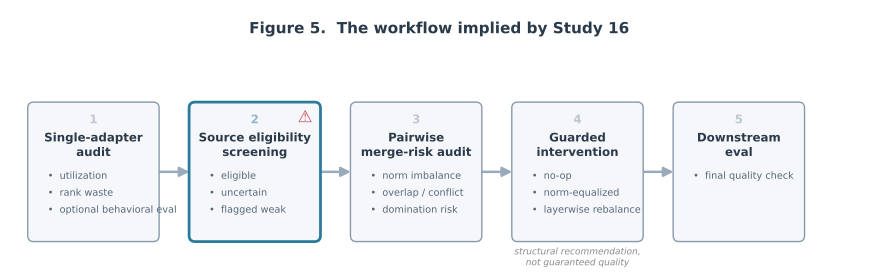

Reproduce this figure in Python.
#!/usr/bin/env python3
"""
Figure 5 — The workflow implied by Study 16.

Left-to-right pipeline diagram showing the staged QA architecture:
single-adapter audit → eligibility screening → pairwise merge-risk audit
→ guarded intervention → downstream eval.

Usage:
    python figures/fig5_workflow.py
    # Produces: figures/fig5_workflow.pdf
    #           figures/fig5_workflow.png
"""

from __future__ import annotations

import matplotlib.pyplot as plt
import matplotlib.patches as mpatches
from matplotlib.patches import FancyBboxPatch

# ---------------------------------------------------------------------------
# Stage definitions
# ---------------------------------------------------------------------------

stages = [
    {
        "title": "Single-adapter\naudit",
        "bullets": ["utilization", "rank waste", "optional behavioral eval"],
        "warning": None,
        "footnote": None,
    },
    {
        "title": "Source eligibility\nscreening",
        "bullets": ["eligible", "uncertain", "flagged weak"],
        "warning": True,
        "footnote": None,
    },
    {
        "title": "Pairwise\nmerge-risk audit",
        "bullets": ["norm imbalance", "overlap / conflict", "domination risk"],
        "warning": None,
        "footnote": None,
    },
    {
        "title": "Guarded\nintervention",
        "bullets": ["no-op", "norm-equalized", "layerwise rebalance"],
        "warning": None,
        "footnote": "structural recommendation,\nnot guaranteed quality",
    },
    {
        "title": "Downstream\neval",
        "bullets": ["final quality check"],
        "warning": None,
        "footnote": None,
    },
]

# ---------------------------------------------------------------------------
# Layout constants
# ---------------------------------------------------------------------------

N = len(stages)
BOX_W = 1.55
BOX_H = 1.65
GAP = 0.55
TOTAL_W = N * BOX_W + (N - 1) * GAP
X_START = 0.3
Y_CENTER = 1.1

# ---------------------------------------------------------------------------
# Colors
# ---------------------------------------------------------------------------

COL_BOX_FACE = "#f5f7fa"
COL_BOX_EDGE = "#8899aa"
COL_TITLE    = "#2a3a4a"
COL_BULLET   = "#556677"
COL_ARROW    = "#99aabb"
COL_WARNING  = "#c44e52"
COL_FOOTNOTE = "#888888"
COL_SCREEN   = "#2a7b9b"

# ---------------------------------------------------------------------------
# Figure
# ---------------------------------------------------------------------------

fig_w = TOTAL_W + 1.2
fig_h = 3.2
fig, ax = plt.subplots(figsize=(fig_w, fig_h))
ax.set_xlim(0, fig_w)
ax.set_ylim(0, fig_h)
ax.set_aspect("equal")
ax.axis("off")

box_positions = []

for i, stage in enumerate(stages):
    x = X_START + i * (BOX_W + GAP)
    y = Y_CENTER - BOX_H / 2

    box_positions.append((x, y))

    # Highlight box 2 (eligibility screening) with a subtle accent border
    edge_color = COL_SCREEN if stage["warning"] else COL_BOX_EDGE
    edge_lw = 2.0 if stage["warning"] else 1.0

    box = FancyBboxPatch(
        (x, y), BOX_W, BOX_H,
        boxstyle="round,pad=0.08",
        facecolor=COL_BOX_FACE, edgecolor=edge_color, linewidth=edge_lw,
        zorder=3,
    )
    ax.add_patch(box)

    # Stage number
    ax.text(
        x + BOX_W / 2, y + BOX_H - 0.15,
        str(i + 1),
        ha="center", va="center", fontsize=8.5,
        color=edge_color, fontweight="bold", alpha=0.5,
    )

    # Title
    ax.text(
        x + BOX_W / 2, y + BOX_H - 0.48,
        stage["title"],
        ha="center", va="center", fontsize=8.5,
        color=COL_TITLE, fontweight="bold",
        linespacing=1.25,
    )

    # Bullets
    bullet_start_y = y + BOX_H - 0.88
    for j, bullet in enumerate(stage["bullets"]):
        by = bullet_start_y - j * 0.22
        ax.text(
            x + 0.18, by,
            f"\u2022  {bullet}",
            ha="left", va="center", fontsize=7,
            color=COL_BULLET,
        )

    # Warning icon for eligibility screening
    if stage["warning"]:
        ax.text(
            x + BOX_W - 0.12, y + BOX_H - 0.12,
            "\u26a0",
            ha="center", va="center", fontsize=12,
            color=COL_WARNING, zorder=4,
        )

    # Footnote below box
    if stage["footnote"]:
        ax.text(
            x + BOX_W / 2, y - 0.15,
            stage["footnote"],
            ha="center", va="top", fontsize=6.5,
            color=COL_FOOTNOTE, fontstyle="italic",
            linespacing=1.2,
        )

# ---------------------------------------------------------------------------
# Arrows between boxes
# ---------------------------------------------------------------------------

for i in range(N - 1):
    x_from = box_positions[i][0] + BOX_W + 0.04
    x_to = box_positions[i + 1][0] - 0.04
    y_mid = Y_CENTER

    ax.annotate(
        "",
        xy=(x_to, y_mid), xytext=(x_from, y_mid),
        arrowprops=dict(
            arrowstyle="-|>",
            color=COL_ARROW, lw=1.8,
            mutation_scale=14,
        ),
        zorder=2,
    )

# ---------------------------------------------------------------------------
# Title
# ---------------------------------------------------------------------------

ax.text(
    fig_w / 2, fig_h - 0.15,
    "Figure 5.  The workflow implied by Study 16",
    ha="center", va="top", fontsize=11, fontweight="bold",
    color=COL_TITLE,
)

# ---------------------------------------------------------------------------
# Save
# ---------------------------------------------------------------------------

for ext in ("pdf", "png"):
    path = f"figures/fig5_workflow.{ext}"
    fig.savefig(path, dpi=300, bbox_inches="tight")
    print(f"Saved: {path}")

plt.close(fig)
